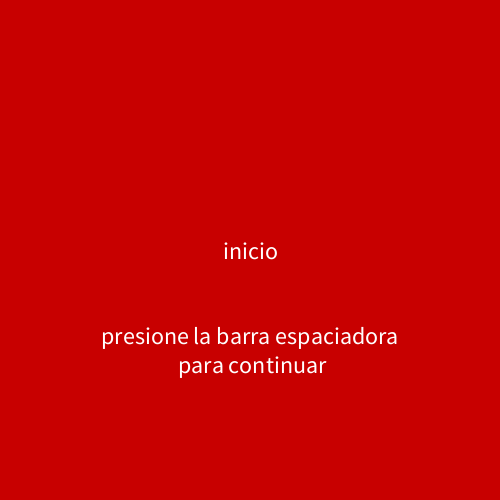
Frame 1 (no input)
Frame 60 (the mouse pressed at the canvas centre just before this capture): identical to frame 1, image omitted
Frame 120 (the mouse held since frame 60 and released just before this capture): identical to frame 1, image omitted

The Processing sketch that drew this single still picture (run headless with seeded random() and noise(); from frame 60 on, the mouse is pressed at the canvas centre):

// Processing sketch: ej13b_logica_de_estados_y_eventos
// ── ej13b_logica_de_estados_y_eventos.pde

//logica de estados + eventos

String estado;

void setup(){
  size(500, 500 );
  textSize( 24 );
  textAlign( CENTER, CENTER );
  
  estado = "inicio";
}

void draw(){
  //logica de estados y eventos
  
  //if( estado == "inicio" ){
  if( estado.equals("inicio") ){
    background( 200, 0, 0 );
    text( estado, width/2, height/2 );
    text( "presione la barra espaciadora\n para continuar", width/2, height/2+100 ); 
    //
  }else if( estado.equals("instrucciones") ){
    background( 200, 100, 0 );
    text( estado, width/2, height/2 );  
    //
    //boton con mouse over
    pushStyle();
    if( dist( mouseX, mouseY, width/2, height/2+100) <= 25 ){
      fill( 200, 0, 0 );
    }else{
      fill( 0 );
    }
    ellipse( width/2, height/2+100, 50, 50 );
    popStyle();
    //
  }else if( estado.equals("jugando") ){
    background( 100, 0, 200 );
    text( estado, width/2, height/2 );    
    //
  }else if( estado.equals("ganar") ){
    background( 200, 200, 0 );
    text( estado, width/2, height/2 );  
    //
  }else if( estado.equals("perder") ){
    background( 200, 0, 200 );
    text( estado, width/2, height/2 );
    //
  }
}

void keyPressed(){
  //evento que cambia de inicio a instrucciones
  if( estado.equals("inicio") && key == ' ' ){
    estado = "instrucciones";
  }
}

void mousePressed(){
  //evento que cambia de instrucciones a jugando
  if( estado.equals("instrucciones") && dist( mouseX, mouseY, width/2, height/2+100) <= 25 ){
    estado = "jugando";
  }
}
